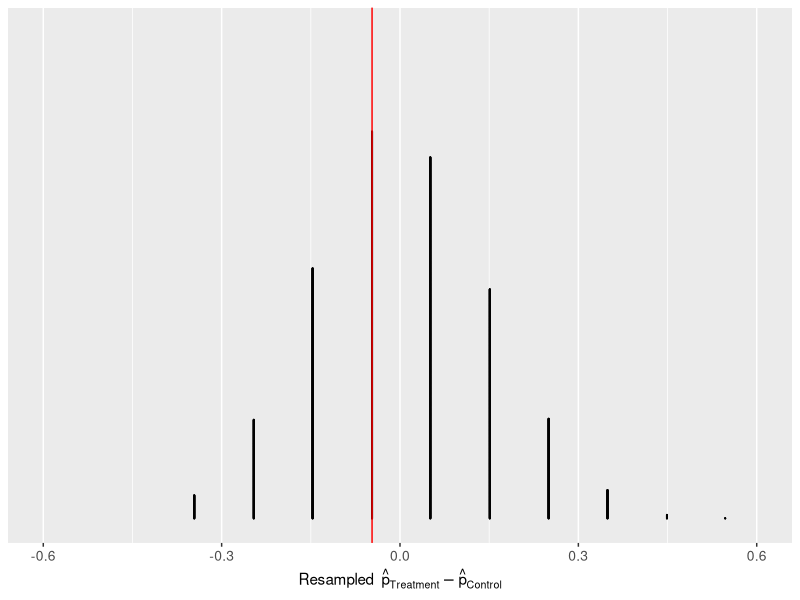

Source code (R):
## ---- chunk 1
knitr::opts_chunk$set(
  message = FALSE,
  warning = FALSE,
  error = FALSE, 
  echo = FALSE, 
  collapse = TRUE,
  comment = "#",
  fig.height = 4,
  fig.width = 8,
  fig.align = "center",
  cache = FALSE
)
## ---- chunk 2

x <- sample(seq(1,100,2))

## ---- chunk 3

ctrl_yawn <- 4/16 # people that yawned in the control group
trt_yawn <- 10/34 # people that yawned in the treatment group

diff_ctrl_trt <- trt_yawn - ctrl_yawn # difference in proportions


## ---- chunk 4

response <- c(rep('Yawn',4), rep('Not Yawn', 12), rep('Yawn', 10), rep('Not Yawn', 24))
group <- c(rep('Control', 16), rep('Treatment', 34))
  
result <- data.frame(response, group)

## ---- chunk 5

diff_prop <- trt_yawn - ctrl_yawn

## ---- chunk 6
library(purrr)
library(dplyr)
pdif_shuffle <- function(dataf, shuffle=TRUE){
  if (shuffle)  
    dataf$group <- sample(dataf$group)
  
  dataf <- dataf %>% group_by(response, group) %>%
  tally() %>%
  ungroup() %>%
  spread(group, n) %>%
  mutate(total = rowSums(.[-1])) %>% 
  mutate(p_hat = round(Control/total, digits=3))
  pdif=dataf$p_hat[2]-dataf$p_hat[1]
  
return(pdif)
}


## ---- chunk 7
library(tidyverse)
d_orig <- pdif_shuffle(result, shuffle=FALSE)

set.seed(2018)
reps <- 10000
d_shuffle <- rep(0, reps)
for(j in 1:reps){
d_shuffle[j] <- pdif_shuffle(result)
}
## ---- chunk 8
library(ggplot2)
d_out <- data.frame(d = d_shuffle, y=1:reps)

ggplot(data  =d_out, aes(x = d_out$d)) + 
  geom_dotplot(binwidth = 0.00025) +
  geom_vline(xintercept = d_orig, colour="red") +
  scale_x_continuous(limits = c(-0.6,0.6))+
  scale_y_continuous(NULL, breaks = NULL)+
  theme(axis.text  =element_text(size = 10))+
  xlab(expression(paste("Resampled  ", hat(p)[Treatment] - hat(p)[Control])))
## ---- chunk 9

length(d_shuffle[d_shuffle > diff_prop])/length(d_shuffle)


